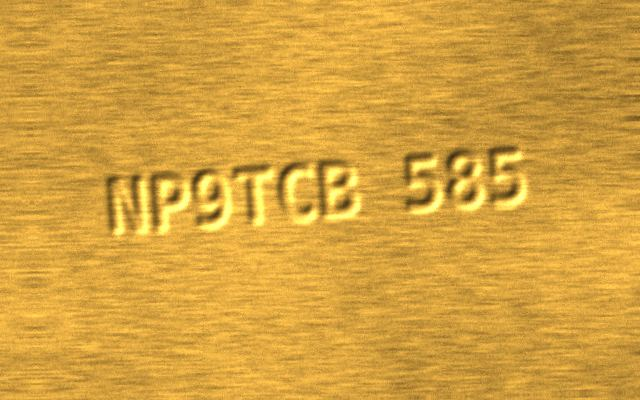
#> input picture data/sample/images/S1-004_a0.png, 640 x 400 px; its folder holds only this picture in this run
$ python -i localize.py   (imports and definitions only)   (older library calls are emulated)
#> lines starting #> are read from the running program, lines starting #| are printed output that depends on the picture; after the words box and inside, x2 and y2 are one past the last pixel; in counts of white or black regions, pixels touching at a corner belong together
"""Hallmark-region localisation: three alternatives are implemented and benchmarked (Exp. 0).

  contour : morphological-gradient energy map -> Otsu -> horizontal closing -> contour scoring
  mser    : MSER character candidates -> row clustering
  ocrdet  : DB text detector from the PP-OCR family (RapidOCR / ONNX)
  full    : whole frame (baseline)
All return an axis-aligned box (x1, y1, x2, y2), a rotated rectangle (cv2.minAreaRect) and a score.
"""
import cv2
import numpy as np

_ocr_det = None


def _prep(gray, max_side=640):
    h, w = gray.shape
    s = min(1.0, max_side / max(h, w))
    if s < 1.0:
        gray = cv2.resize(gray, (int(w * s), int(h * s)), interpolation=cv2.INTER_AREA)
    return gray, s


def locate_contour(gray, sig=1.8, k=1.5, gap_frac=0.15, kx_frac=0.05):
    """Contour-based localiser exploiting the anisotropy of brushed metal.

    Brushed texture produces mostly *vertical* gradients (horizontal streaks); character strokes produce
    strong *horizontal* gradients. Energy e = max(|Gx| - 0.6|Gy|, 0), robustly thresholded (median + k*MAD),
    horizontally closed to merge characters into text blobs, the best-scoring blob (energy * sqrt(area)) is
    selected, and vertically aligned neighbour blobs across word gaps (<= gap_frac * width) are merged into it
    so multi-token inscriptions are not truncated. Parameters tuned on DEVELOPMENT images only."""
    g, s = _prep(gray)
    h, w = g.shape
    g = cv2.GaussianBlur(g, (0, 0), sig).astype(np.float32)
    gx = np.abs(cv2.Sobel(g, cv2.CV_32F, 1, 0, ksize=3))
    gy = np.abs(cv2.Sobel(g, cv2.CV_32F, 0, 1, ksize=3))
    e = cv2.GaussianBlur(np.clip(gx - 0.6 * gy, 0, None), (0, 0), 2.0)
    med = np.median(e)
    mad = np.median(np.abs(e - med)) + 1e-6
    bw = (e > med + k * 1.4826 * mad * 3).astype(np.uint8) * 255
    kx = max(int(w * kx_frac), 9)
    closed = cv2.morphologyEx(bw, cv2.MORPH_CLOSE, cv2.getStructuringElement(cv2.MORPH_RECT, (kx, 7)))
    closed = cv2.morphologyEx(closed, cv2.MORPH_OPEN, cv2.getStructuringElement(cv2.MORPH_RECT, (5, 3)))
    cnts, _ = cv2.findContours(closed, cv2.RETR_EXTERNAL, cv2.CHAIN_APPROX_SIMPLE)
    boxes, best, bs = [], None, 0.0
    for c in cnts:
        x, y, bw_, bh_ = cv2.boundingRect(c)
        area = bw_ * bh_
        if area < 0.0015 * w * h or area > 0.7 * w * h or bh_ < 8:
            continue
        boxes.append([x, y, x + bw_, y + bh_])
        if area < 0.004 * w * h or not (1.3 <= bw_ / bh_ <= 25):
            continue
        sc = float(e[y:y + bh_, x:x + bw_].mean() * np.sqrt(area))
        if sc > bs:
            bs, best = sc, [x, y, x + bw_, y + bh_]
    if best is None:
        return None
    for _ in range(5):  # merge vertically-aligned neighbours across word gaps
        changed = False
        for b in boxes:
            if b == best:
                continue
            vo = min(best[3], b[3]) - max(best[1], b[1])
            if vo < 0.5 * min(best[3] - best[1], b[3] - b[1]):
                continue
            gap = max(b[0] - best[2], best[0] - b[2], 0)
            if gap <= gap_frac * w:
                nb = [min(best[0], b[0]), min(best[1], b[1]), max(best[2], b[2]), max(best[3], b[3])]
                if nb != best:
                    best, changed = nb, True
        if not changed:
            break
    x1, y1, x2, y2 = best
    inv = 1.0 / s
    return dict(box=(x1 * inv, y1 * inv, x2 * inv, y2 * inv),
                rect=(((x1 + x2) / 2 * inv, (y1 + y2) / 2 * inv), ((x2 - x1) * inv, (y2 - y1) * inv), 0.0), score=bs)


# [49 lines left out: functions locate_mser, _get_det, locate_ocrdet, not called in this run]


def locate_full(gray):
    h, w = gray.shape[:2]
    return dict(box=(0.0, 0.0, float(w), float(h)), rect=((w / 2, h / 2), (w, h), 0.0), score=0.0)


METHODS = {"contour": locate_contour, "mser": locate_mser, "ocrdet": locate_ocrdet, "full": locate_full}


# [14 lines left out: functions locate, iou, not called in this run]

>>> import cv2
>>> picture = cv2.imread('../../data/sample/images/S1-004_a0.png', cv2.IMREAD_GRAYSCALE)
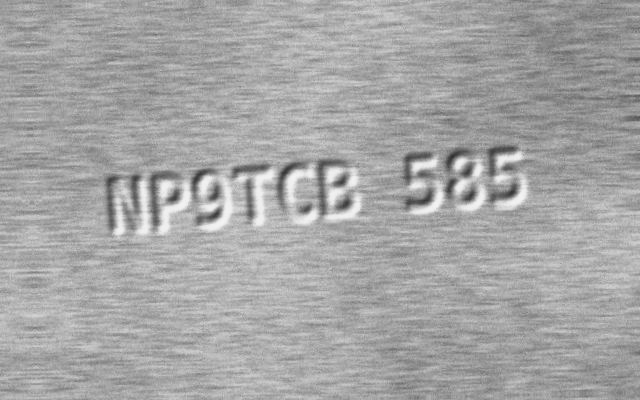
#> picture: shape (400, 640); min 46, max 244, mean 165.1
>>> result = locate_contour(picture)
#> in locate_contour, `g, s = _prep(gray)`: s = 1
#> in locate_contour, `gx = np.abs(cv2.Sobel(g, cv2.CV_32F, 1, 0, ksize=3))`:
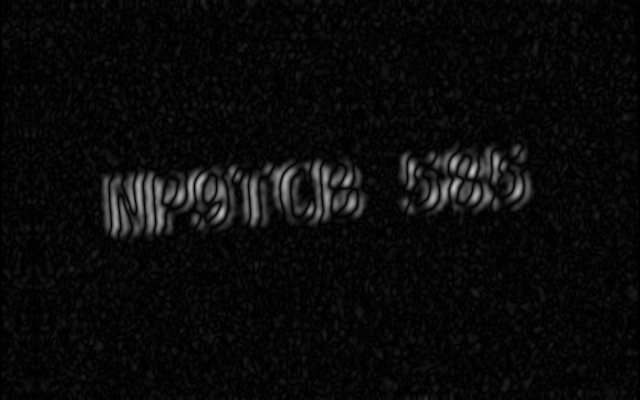
#> gx: shape (400, 640) float32; min 0, max 196, mean 10.3
#> in locate_contour, `gy = np.abs(cv2.Sobel(g, cv2.CV_32F, 0, 1, ksize=3))`:
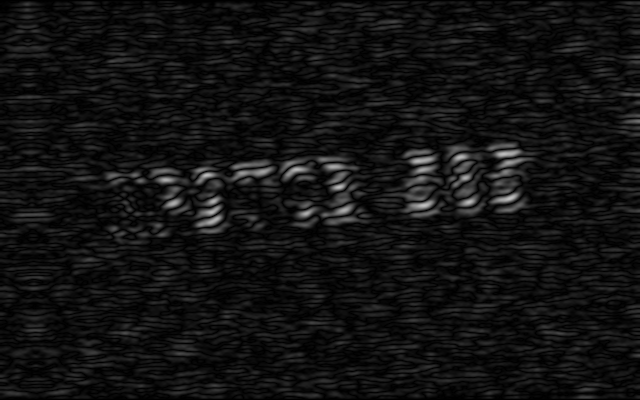
#> gy: shape (400, 640) float32; min 0, max 194, mean 17.6
#> in locate_contour, `e = cv2.GaussianBlur(np.clip(gx - 0.6 * gy, 0, None), (0, 0), 2.0)`:
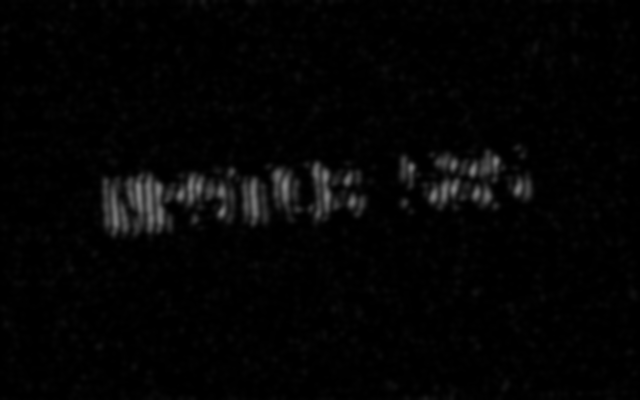
#> e: shape (400, 640) float32; min 0.000133, max 127.8, mean 4.9
#> in locate_contour, `med = np.median(e)`: med = 1.55
#> in locate_contour, `mad = np.median(np.abs(e - med)) + 1e-6`: mad = 0.948
#> in locate_contour, `bw = (e > med + k * 1.4826 * mad * 3).astype(np.uint8) * 255`:
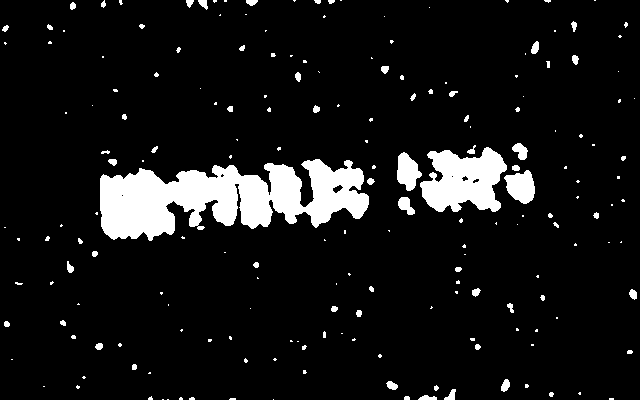
#> bw: shape (400, 640); 8.5% white; 195 white regions (132 under 20 px), largest, box (x1, y1, x2, y2) and area: (100, 159, 369, 241) 13091, (420, 147, 507, 212) 3842, (504, 170, 535, 204) 728
#> in locate_contour, `closed = cv2.morphologyEx(bw, cv2.MORPH_CLOSE, cv2.getStructuringEleme..`:
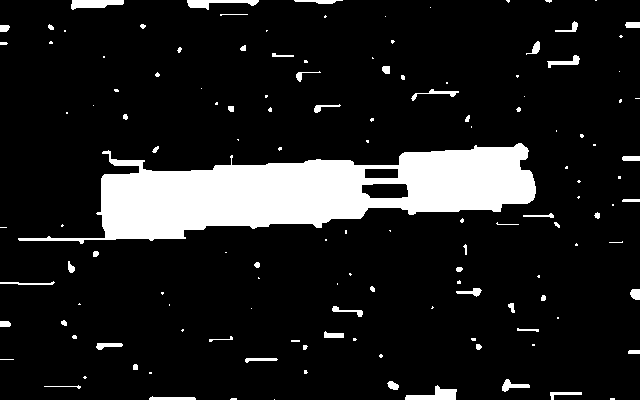
#> closed: shape (400, 640); 12% white; 136 white regions (78 under 20 px), largest, box (x1, y1, x2, y2) and area: (18, 143, 536, 244) 25557, (405, 385, 457, 400) 397, (71, 0, 124, 10) 372
#> in locate_contour, `closed = cv2.morphologyEx(closed, cv2.MORPH_OPEN, cv2.getStructuringEl..`:
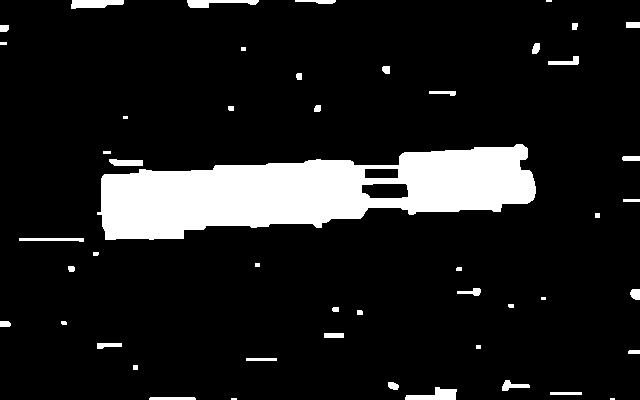
#> closed: shape (400, 640); 11.3% white; 49 white regions (5 under 20 px)
#> in locate_contour, `cnts, _ = cv2.findContours(closed, cv2.RETR_EXTERNAL, cv2.CHAIN_APPROX..`: cnts = 49 contours, 18 with area under 20; largest, box (x1, y1, x2, y2) and area: (97, 144, 536, 240) 25378, (405, 387, 457, 400) 330, (71, 0, 124, 9) 312, (187, 0, 259, 8) 256, (109, 159, 143, 166) 162
#> the loop in locate_contour, `for c in cnts:` made 49 passes
#> (x, y, bw_, bh_, area, sc, bs, best) on pass 32: (97, 144, 439, 96, 42144, 4104.2, 4104.2, [97, 144, 536, 240])
#> (x, y, bw_, bh_, area) on passes 3, 5, 6, 7, 10, 12: (149, 397, 47, 3, 141), (405, 387, 52, 13, 676), (388, 382, 11, 8, 88), (502, 380, 28, 11, 308), (628, 350, 12, 4, 48), (97, 343, 25, 6, 150)
#> after the loop in locate_contour, `for c in cnts:`: boxes = [[405, 387, 457, 400], [97, 144, 536, 240], [187, 0, 259, 8], [71, 0, 124, 9]]; bs = 4104.2
#> in locate_contour, `x1, y1, x2, y2 = best`: x1 = 97; y1 = 144; x2 = 536; y2 = 240
#> in locate_contour, `inv = 1.0 / s`: inv = 1
#> result = {'box': (97, 144, 536, 240), 'rect': ((316.5, 192), (439, 96), 0), 'score': 4104.2}

$ run again, on data/sample/images/S1-004_a2.png
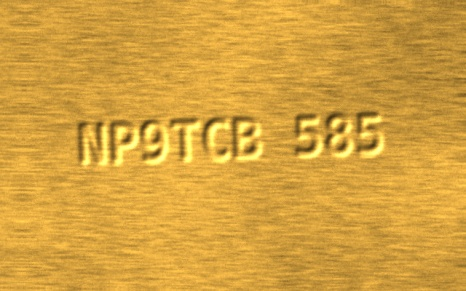
#> input picture data/sample/images/S1-004_a2.png, 466 x 291 px
#> `picture = cv2.imread('../../data/sample/images/S1-004_a0.png', cv2.IMR..`:
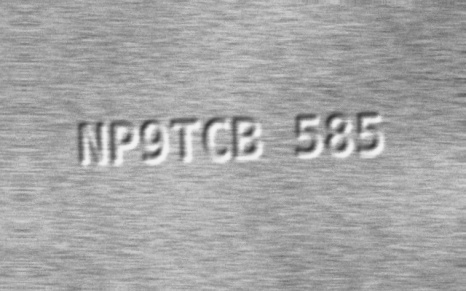
#> picture: shape (291, 466); min 53, max 244, mean 165.2
#> in locate_contour, `g, s = _prep(gray)`: s = 1
#> med = 1.7
#> mad = 1.01
#> bw: shape (291, 466); 9.3% white; 89 white regions (57 under 20 px), largest, box (x1, y1, x2, y2) and area: (71, 115, 274, 170) 7671, (288, 111, 391, 159) 3112, (288, 145, 302, 160) 121
#> in locate_contour, `closed = cv2.morphologyEx(closed, cv2.MORPH_OPEN, cv2.getStructuringEl..`:
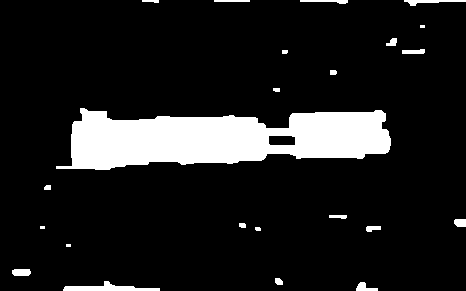
#> closed: shape (291, 466); 11.6% white; 23 white regions (3 under 20 px)
#> cnts = 23 contours, 6 with area under 20; largest, box (x1, y1, x2, y2) and area: (56, 108, 391, 170) 13888, (63, 281, 160, 291) 364, (404, 0, 466, 6) 111, (12, 269, 31, 276) 101, (356, 282, 378, 291) 85
#> the loop in locate_contour, `for c in cnts:` made 23 passes
#> (x, y, bw_, bh_, area, sc, bs, best) on passes 2, 13: (63, 281, 97, 10, 970, 146.5, 146.5, [63, 281, 160, 291]), (56, 108, 335, 62, 20770, 3531.2, 3531.2, [56, 108, 391, 170])
#> after the loop in locate_contour, `for c in cnts:`: boxes = [[63, 281, 160, 291], [56, 108, 391, 170]]; bs = 3531.2
#> x1 = 56; y1 = 108; x2 = 391; y2 = 170
#> inv = 1
#> result = {'box': (56, 108, 391, 170), 'rect': ((223.5, 139), (335, 62), 0), 'score': 3531.2}
